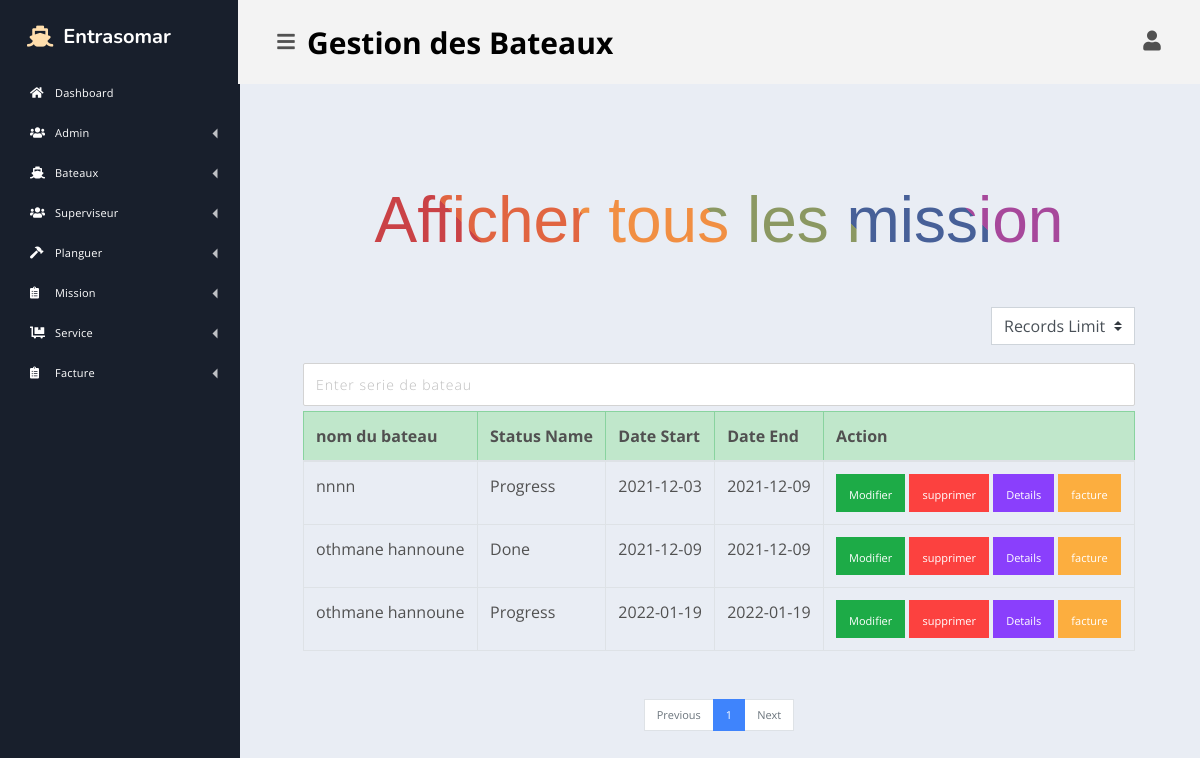
The app's page /bateau/admin/dashboard.php (signed in) with its own data.
### tables this page shows
CREATE TABLE `boat` (
  `id-boat` int(11) NOT NULL,
  `id-sup` int(11) NOT NULL,
  `name-boat` varchar(250) NOT NULL,
  `name-capitane-boat` varchar(250) NOT NULL,
  `capitane-phone-boat` varchar(250) NOT NULL,
  `mecanisien-name` varchar(200) NOT NULL,
  `phone-mecanisien` varchar(200) NOT NULL,
  `type-boat` varchar(200) NOT NULL,
  `date` datetime NOT NULL
);

CREATE TABLE `mission` (
  `id-mission` int(11) NOT NULL,
  `status-mission` varchar(250) NOT NULL,
  `id-boat` int(11) NOT NULL,
  `date-start` date NOT NULL,
  `date-end` date NOT NULL
);

### bateau/config/dbconfig.php (called while the page is built, shortened)
<?php
    class dbconfig
    {
        public function db_connect(){
        $servername = "localhost";
        $username = "root";
        $password = "";
     try {
       $this->connection = new PDO("mysql:host=$servername;dbname=entrasomarv2", $username, $password);
         } catch(PDOException $e) {
  echo "Connection failed: " . $e->getMessage();
               }
        }
    }
?>

### bateau/config/boats.php (called while the page is built, shortened)
<?php
require_once('dbconfig.php');
$db = new dbconfig();
class Boat {
   function displayAllBoats(){
      global $db;
      $stmt = $db->connection->prepare("SELECT * FROM boat ORDER BY `id-boat` DESC");
      $stmt->execute();
      return $data = $stmt->fetchAll();
    }
}

### bateau/admin/showMission.php (the view, shortened to what this page needs)
<?php
require_once('../config/boats.php');
$limit = isset($_SESSION['records-limit']) ? $_SESSION['records-limit'] : 10;
$page = (isset($_GET['page']) && is_numeric($_GET['page']) ) ? $_GET['page'] : 1;
$paginationStart = ($page - 1) * $limit;
 $sql= $db->connection->prepare("SELECT * FROM mission LIMIT $paginationStart, $limit");
 $sql->execute();
 $mission=$sql->fetchAll();
$stm = $db->connection->prepare("SELECT count(`id-mission`) AS id FROM mission");
$stm->execute();
$res=$stm->fetchAll();
$allRecrods = $res[0]['id'];
$totoalPages = ceil($allRecrods / $limit);
$prev = $page - 1;
$next = $page + 1;
$boat = new Boat();
$dataBoat = $boat->displayAllBoats();
?>
<!doctype html>
<html lang="en">
<?php
require_once('../includes/header.php');
 ?>
            <main class="dash-content">
                <div class="container-fluid">
        <h3 class="text-center mb-5 bien">Afficher tous les  mission</h3>
        <div class="d-flex flex-row-reverse bd-highlight mb-3">
            <form action="showMission.php" method="post">
                <select name="records-limit" id="records-limit" class="custom-select">
                    <option disabled selected>Records Limit</option>
                </select>
            </form>
        </div>
        <input type="text" id="myInput" onkeyup="myFunction()" placeholder="Enter serie de bateau ">
        <table class="table table-bordered mb-5" id="myTable">
            <thead>
                <tr class="table-success">
                <tr class="table-success">
                <th scope="col">nom du bateau</th>
                <th scope="col">Status Name</th>
                <th scope="col">Date Start</th>
                <th scope="col">Date End</th>
                <th scope="col">Action</th>
                </tr>
            </thead>
            <tbody>
                <?php foreach($mission as $row): ?>
                <tr>
                <?php if($dataBoat) {
                foreach($dataBoat as $rowBoat){
                if($rowBoat['id-boat'] == $row['id-boat']){
                ?>
                    <td><?php echo $rowBoat['name-boat']  ?></td>
                <?php
                }
                ?>
                <?php } }?>
                <td><?php echo $row['status-mission']  ?></td>
                <td><?php echo $row['date-start']  ?></td>
                <td><?php echo $row['date-end']  ?></td>
                <td> <button class="btn btn-success mx-auto"><a href="editMission.php?id-mission=<?php echo $row['id-mission'] ?>">Modifier</a></button>
                <button type='button' class="btn btn-danger mx-auto"><a onclick="supprMiss(event)" class='<?php echo $row['id-mission'] ?>' data-toggle="modal" data-target="#exampleModal">supprimer</a></button>
                <button class="btn btn-info mx-auto"><a href="showTache.php?id-mission=<?php echo $row['id-mission']?>&id-boat=<?php echo $row['id-boat']?> "> Details</a></button>
                <button class="btn btn-warning mx-auto"><a href="showFacture.php?id-mission=<?php echo $row['id-mission']?>"> facture</a></button>
                </td>
                </tr>
                <?php endforeach; ?>
            </tbody>
        </table>
        <nav aria-label="Page navigation example mt-5">
            <ul class="pagination justify-content-center">
                <li class="page-item <?php if($page <= 1){ echo 'disabled'; } ?>">
                    <a class="page-link"
                        href="<?php if($page <= 1){ echo '#'; } else { echo "?page=" . $prev; } ?>">Previous</a>
                </li>
                <?php for($i = 1; $i <= $totoalPages; $i++ ): ?>
                <li class="page-item <?php if($page == $i) {echo 'active'; } ?>">
                    <a class="page-link" href="showMission.php?page=<?= $i; ?>"> <?= $i; ?> </a>
                </li>
                <?php endfor; ?>
                <li class="page-item <?php if($page >= $totoalPages) { echo 'disabled'; } ?>">
                    <a class="page-link"
                        href="<?php if($page >= $totoalPages){ echo '#'; } else {echo "?page=". $next; } ?>">Next</a>
                </li>
            </ul>
        </nav>
                </div>
            </main>
        </div>
    </div>
</body>
</html>

### bateau/styles/css/style.css (style rules this page uses)
* { box-sizing: border-box; margin:0; padding: 0; }
::placeholder { color: #BDBDBD; opacity: 1; font-weight: 300 }
input, textarea { padding: 10px 12px 10px 12px; border: 1px solid lightgrey; border-radius: 2px; margin-bottom: 5px; margin-top: 2px; width: 100%; box-sizing: border-box; color: #2C3E50; font-size: 14px; letter-spacing: 1px }
a { color: inherit; cursor: pointer; font-size: 11px }
.table a { color: white ; text-decoration: none; }
.bien { background-color: #CA4246; background-image: linear-gradient( 45deg, #CA4246 16.666%, #E16541 16.666%, #E16541 33.333%, #F18F43 33.333%, #F18F43 50%, #8B9862 50%, #8B9862 66.666%, #476098 66.666%, #476098 83.333%, #A7489B 83.333%); background-size: 100%; background-repeat: repeat; -webkit-background-clip: text; -webkit-text-fill-color: transparent; animation: rainbow-text-simple-animation-rev 0.75s ease forwards; }
h3 { font-family: "Archivo Black", sans-serif; font-weight: normal; font-size: 4em; text-align: center; margin-bottom: 0; margin-bottom: -0.25em; display: block; margin-left: auto; margin-right: auto; cursor: pointer; width: 700px; }

### records on screen
mission: value "Progress", value "2021-12-03", value "2021-12-09"
boat: value "nnnn"
mission: value "Done", value "2021-12-09"
boat: value "othmane hannoune"
mission: value "Progress", value "2022-01-19"
